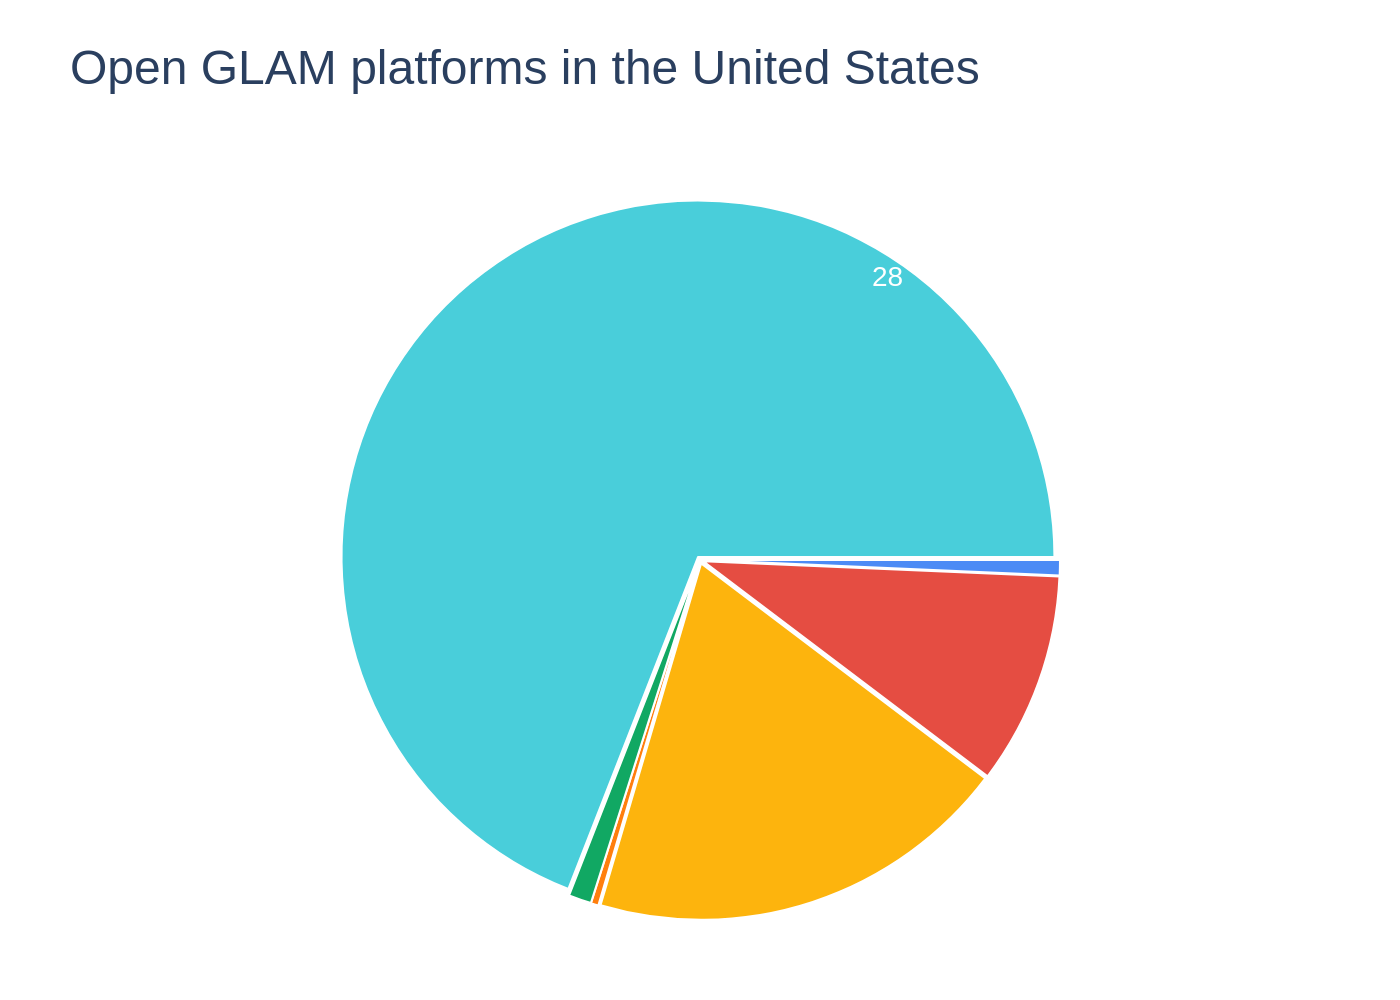

Python code for this plot:
import sys
import json
import math
import os
import plotly.graph_objects as go

def main():
    if len(sys.argv) != 2:
        print(f"Usage: python {os.path.basename(sys.argv[0])} <json_file_path>")
        sys.exit(1)
    
    json_path = sys.argv[1]

    try:
        with open(json_path, 'r', encoding='utf-8') as f:
            chart_spec = json.load(f)
    except FileNotFoundError:
        print(f"Error: JSON file not found at {json_path}", file=sys.stderr)
        sys.exit(1)
    except json.JSONDecodeError:
        print(f"Error: Could not decode JSON from {json_path}", file=sys.stderr)
        sys.exit(1)

    chart_data = chart_spec['chart_data']
    texts = chart_spec['texts']
    colors = chart_spec['colors']

    labels = [d['label'] for d in chart_data]
    values = [d['value'] for d in chart_data]
    display_values = [d['display_value'] for d in chart_data]
    hover_labels = [d['category'] for d in chart_data]

    fig = go.Figure()

    fig.add_trace(go.Pie(
        labels=labels,
        values=values,
        marker=dict(colors=colors, line=dict(color='white', width=1)),
        hoverinfo='label+percent',
        hovertemplate='%{customdata}: %{percent}<extra></extra>',
        customdata=hover_labels,
        textinfo='none',
        textposition='outside',
        sort=False,
        direction='clockwise',
        rotation=90
    ))

    annotations = []
    total_value = sum(values)
    if total_value > 0:
        cumulative_angle_deg = 90
        radius = 0.45
        
        for i, value in enumerate(values):
            slice_angle_deg = (value / total_value) * 360
            if display_values[i] is not None:
                mid_angle_deg = cumulative_angle_deg - (slice_angle_deg / 2)
                mid_angle_rad = math.radians(mid_angle_deg)
                
                # Center of pie is at (0.5, 0.5) in paper coordinates
                x_pos = 0.5 + radius * math.cos(mid_angle_rad)
                y_pos = 0.5 + radius * math.sin(mid_angle_rad)
                
                annotations.append(
                    go.layout.Annotation(
                        x=x_pos, y=y_pos,
                        text=str(display_values[i]),
                        showarrow=False,
                        font=dict(family="Arial", size=14, color="white"),
                        xref="paper", yref="paper"
                    )
                )
            cumulative_angle_deg -= slice_angle_deg

    title_text = texts.get('title', '')
    if texts.get('subtitle'):
        title_text += f"<br><sub>{texts['subtitle']}</sub>"

    fig.update_layout(
        title=dict(
            text=title_text,
            x=0.05, xanchor='left',
            y=0.95, yanchor='top',
            font=dict(size=24)
        ),
        font=dict(family="Arial"),
        showlegend=False,
        margin=dict(t=100, b=40, l=40, r=40),
        paper_bgcolor='white',
        plot_bgcolor='white',
        annotations=annotations,
        uniformtext_minsize=12,
        uniformtext_mode='hide'
    )

    fig.update_traces(
        outsidetextfont=dict(size=14, color='#333333'),
        pull=[0.01 for _ in chart_data] # Small pull for separation
    )
    
    base_filename = os.path.splitext(os.path.basename(json_path))[0]
    output_filename = f"{base_filename}.png"
    
    fig.write_image(output_filename, scale=2)
    print(f"Chart saved to {output_filename}")

if __name__ == "__main__":
    main()
